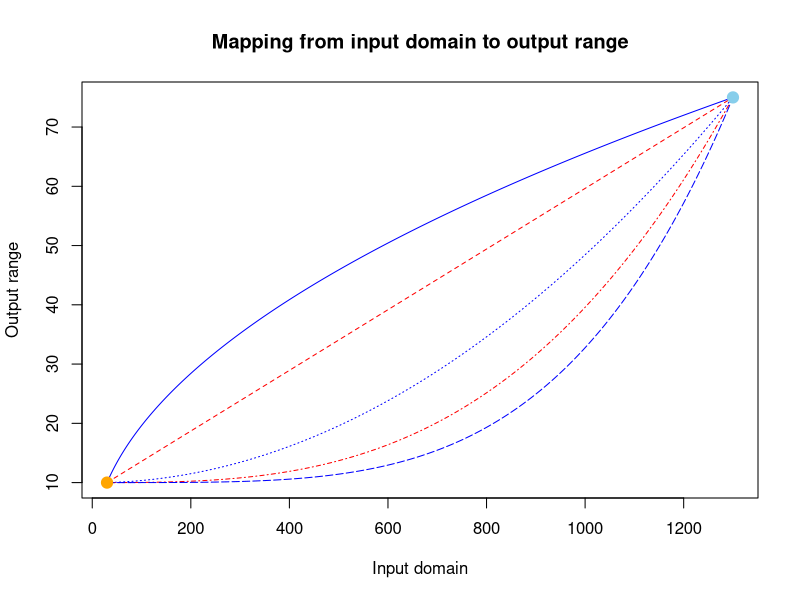
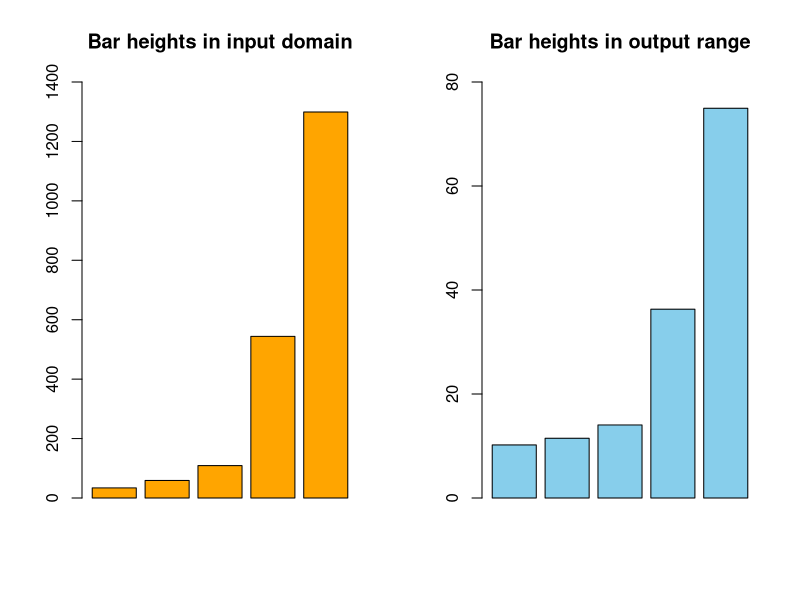

Write the R code that produced these figures, in order.
## ---- chunk 1
x<-30:1300
m0 <- 65 / (1300^0.5 - 30^0.5)
b0 <- 10 - m0*(30^0.5)
fun0 <- function(x) m0*x^0.5 + b0
m1 <- 65 / 1270
b1 <- 10 - m1*30
fun1 <- function(x) m1*x + b1
m2 <- 65 / (1300^2 - 30^2)
b2 <- 10 - m2*(30^2)
fun2 <- function(x) m2*x^2 + b2
m3 <- 65 / (1300^3 - 30^3)
b3 <- 10 - m3*(30^3)
fun3 <- function(x) m3*x^3 + b3
m4 <- 65 / (1300^4 - 30^4)
b4 <- 10 - m4*(30^4)
fun4 <- function(x) m4*x^4 + b4
matplot(x,cbind(fun0(x), fun1(x),fun2(x),fun3(x),fun4(x)),
        type="l" ,col=c("blue","red"),
        xlab = "Input domain", ylab = "Output range",
        main = "Mapping from input domain to output range")
points(30, 10, col="orange", pch=19, cex=1.5)
points(1300, 75, col="skyblue", pch=19, cex=1.5)
## ---- chunk 2
par(mfrow=c(1,2))
input.domain <- c (34, 59, 109, 544, 1299)
output.range <- fun1(input.domain)
barplot(input.domain, ylim = c(0, 1400),
        col = "orange",
        main = "Bar heights in input domain")
barplot(output.range, ylim = c(0, 80),
        col = "skyblue",
        main = "Bar heights in output range")
